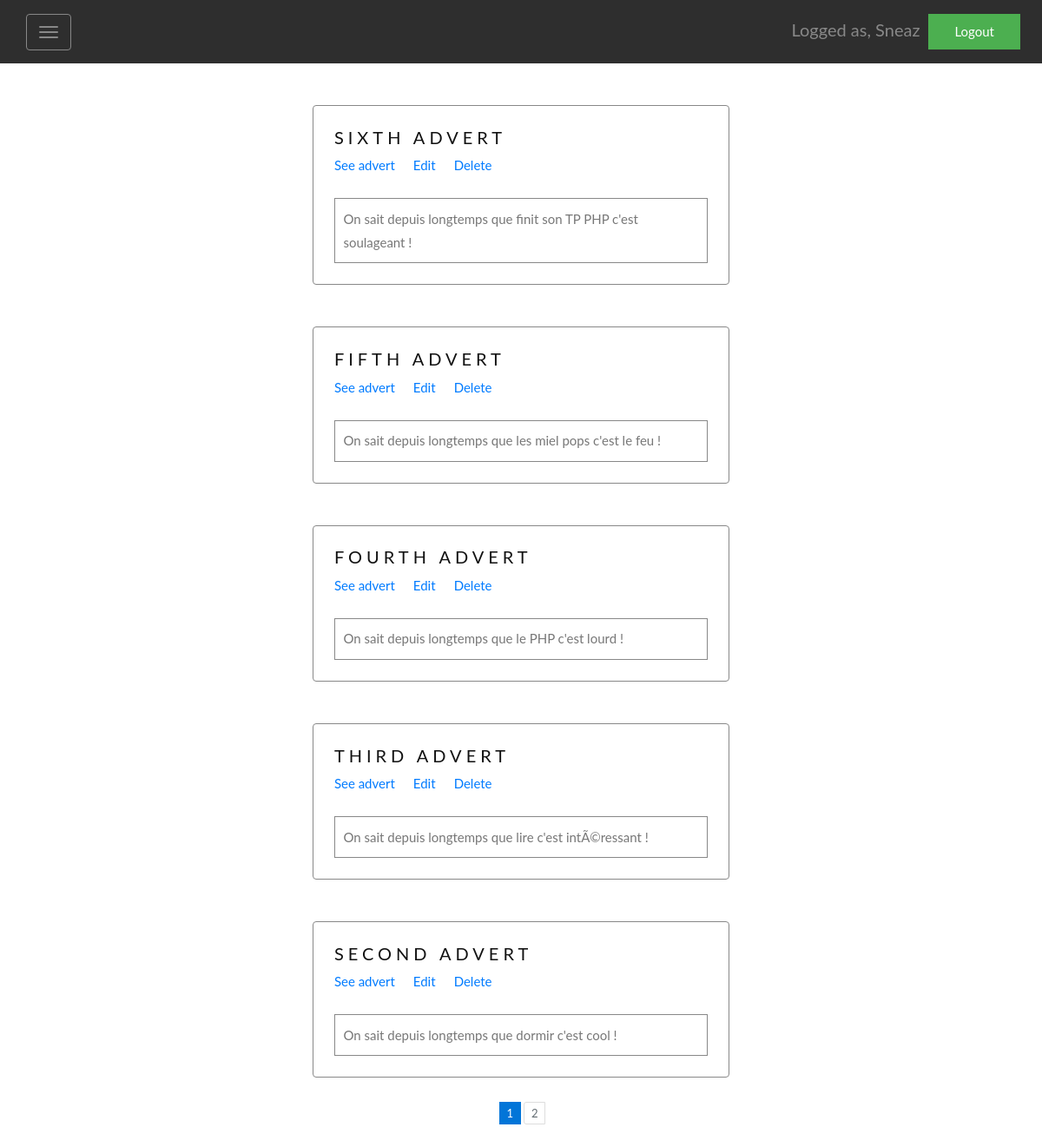
The page /index.php?article=showAll&page=1 (signed in) on the database its author committed.
### tables this page shows
CREATE TABLE `article` (
  `id` int(11) NOT NULL AUTO_INCREMENT,
  `title` varchar(255) NOT NULL,
  `content` varchar(255) NOT NULL,
  `author` int(11) NOT NULL,
  PRIMARY KEY (`id`),
  KEY `author` (`author`),
  CONSTRAINT `article_ibfk_1` FOREIGN KEY (`author`) REFERENCES `user` (`id`)
);

### src/controller.php (called while the page is built, shortened)
<?php
	require('function.php');
	$PDO = connexionDB();
	if (isset($_SESSION["connexion"]))
	{
		if($_GET["article"] == "editOne" || $_GET["article"] == "showOne" && isset($_GET["id"]) && !empty($_GET["id"])) {
			$myadvert = viewAdvert($PDO, $_GET["id"]);
		} else if($_GET["article"] == "showAll" && isset($_GET['page'])) {
			$advertPerPage=5;
			$pages=ceil(countAdvert($PDO)/$advertPerPage);
	     	$actualPage=intval($_GET['page']);
			$pagePosition=($actualPage-1)*$advertPerPage;
			$myArrayAdvert = showAdvertByPage($PDO, $pagePosition, $advertPerPage);
		} else if ($_GET["article"] == "deleteOne" && isset($_GET["id"]) && !empty($_GET["id"])) {
			deleteAdvert($PDO, $_GET["id"]);
		} else if ($_GET["advertEdit"] == "true") {
			editAdvert($PDO, $_GET["titleAdvertEdit"], $_GET["contentAdvertEdit"], $_GET["id"]);
		}
	}

### src/function.php (called while the page is built, shortened)
<?php
	function countAdvert(object $pdo) {
	 	$query = 'SELECT COUNT(*) AS allAdvert FROM article';
	 	$statement = $pdo->prepare($query);
	 	$statement->execute();
	 	$row = $statement->fetch(PDO::FETCH_ASSOC);
	 	$pagination = $row['allAdvert'];
	 	return $pagination;
	}
	function showAdvertByPage(object $pdo, int $firstEntry, int $advertByPage)
	{
		$count=0;
		$query = 'SELECT * FROM article ORDER BY id DESC LIMIT '.$firstEntry.', '.$advertByPage.'';
		$statement = $pdo->prepare($query);
		$statement->execute();
		while($row = $statement->fetch(PDO::FETCH_ASSOC))
		{
	     	$myArrayAdvert[$count] = $row;
	     	$count++;
		}
		return $myArrayAdvert;
	}

### src/articles.php (the view)
<?php   if($_GET["article"] == "editOne" && $myadvert != false){ ?>
            <div class="article">
                <form method="GET">
                    <input type="text" name="id" value="<?= $myadvert['id']; ?>" hidden>
                    <div class="title articlepart">
                        <h1 style="text-align: center;">Edit advert</h1>
                        <label for="titleAdvertEdit"><b>Titre</b></label>
                        <input type="text" placeholder="<?= $myadvert['title']; ?>" name="titleAdvertEdit" class="formConnexion">
                    </div>
                    <div class="content articlepart">
                        <label for="contentAdvertEdit"><b>Content</b></label>
                        <input type="text" placeholder="<?= $myadvert['content']; ?>" name="contentAdvertEdit" class="formConnexion">
                    </div>
                    <div class="container1" style="background-color:#f1f1f1">
                        <button type="submit" name="advertEdit" class="cancelbtn" value="true">Edit</button>
                    </div>
                </form>
            </div>
<?php   }else if($_GET["article"] == "showAll" && $myArrayAdvert != false) { ?>
<?php       foreach ($myArrayAdvert as $advert): ?>
                <div class="article">
                    <div class="title articlepart">
                        <h3><?= $advert['title']; ?></h3>
                        <a href="index.php?article=showOne&id=<?= $advert['id']; ?>">See advert</a>
                        <a href="index.php?article=editOne&id=<?= $advert['id']; ?>" style="margin-left:4%;">Edit</a>
                        <a href="index.php?article=deleteOne&id=<?= $advert['id']; ?>" style="margin-left:4%;">Delete</a>
                    </div>
                    <div class="content articlepart">
                        <?= $advert['content']; ?>
                    </div>
                </div>
<?php       endforeach; ?>
        <ul>
<?php       for($i=1; $i<=$pages; $i++)
            {
                if($i==$actualPage)
                {
?>
                    <li class="current"><?= $i; ?></li>
<?php           }
                else
                {
?>
                    <li><a class="page" href="index.php?article=showAll&page=<?= $i; ?>"><?= $i; ?></a></li>
<?php           }
            }
?>      </ul>
<?php   } else if(isset($_GET["id"]) && isset($_GET["titleAdvertEdit"]) && isset($_GET["contentAdvertEdit"]) && isset($_GET["advertEdit"])) { ?>
            <div class="article">
                <div class="title articlepart">
                    <a href="index.php?article=showAll&page=1" style="margin-left:4%;">Back</a>
                    <h3 style='color:red; text-align: center; margin-top:5%; width:70%; margin-left:15%;'>Your advert has been updated !</h3>
                </div>
            </div>
<?php   } else if($_GET["article"] == "deleteOne" && isset($_GET["id"])) { ?>
            <div class="article">
                <div class="title articlepart">
                    <a href="index.php?article=showAll&page=1" style="margin-left:4%;">Back</a>
                    <h3 style='color:red; text-align: center; margin-top:5%; width:70%; margin-left:15%;'>Your advert has been deleted !</h3>
                </div>
            </div>
<?php   } else if($_GET["article"] == "showOne" && isset($_GET["id"])) { ?>
                <div class="article">
                    <div class="title articlepart">
                        <h3><?= $myadvert['title']; ?></h3>
                    </div>
                    <div class="content articlepart" style="position:relative">
                        <?= $myadvert['content']; ?>
                        <?= "<div style=\"font-size:10px;float:right; position:absolute;bottom:0;right:5px;\">Character count : ".strlen($myadvert['content'])."</div>"; ?>
                    </div>
<?php               if ($myArrayComment != false) { ?>
                        <div class="container1" style="background-color:#ebebe0">
                            <h3>Comment</h3>
<?php                       foreach ($myArrayComment as $comment): ?>
                                <div class="title articlepart">
                                    <h5>De : <?= $comment['username']; ?></h5>
                                </div>
                                <div class="content articlepart">
                                    <?= $comment['content']; ?>
                                    <?= "<div style=\"font-size:10px;float:right; bottom:0;\">Character count : ".strlen($comment['content'])."</div>"; ?>
                                </div>
                                <hr/>
<?php                   endforeach; ?>
                        </div>
<?php                    } ?>
                    <div class="container1" style="background-color:#f1f1f1">
                        <form method="POST">
                            <div class="title articlepart">
                                <h3>Add Comment</h3>
                                <input type="text" name="id" value="<?= $myadvert['id']; ?>" hidden>
                                <label for="advertCommentUser"><b>Username</b></label>
                                <input type="text" name="advertCommentUser" class="formConnexion">
                                <label for="advertCommentContent"><b>Content</b></label>
                                <input type="text" name="advertCommentContent" class="formConnexion">
                                <button type="submit" name="advertComment" class="cancelbtn" value="true">Post</button>
                            </div>
                        </form>
                    </div>
                </div>
        <?php } else if (!empty($_GET["article"])) { ?>
            <div class="article">
                <div class="title articlepart">
                    <h3 style='color:red; text-align: center;'>No Advert</h3>
                </div>
            </div>
<?php   } ?>

### src/index.php (shortened to what this page needs)
<!DOCTYPE html>
<html>
	<head>
		<link rel="stylesheet" href="https://stackpath.bootstrapcdn.com/bootstrap/4.2.1/css/bootstrap.min.css">
		<link rel="stylesheet" href="css/style.css">
	</head>
	<body>
		<?php require_once('controller.php'); ?>
			<nav class="navbar menuBar">
				<?php
					if (isset($_SESSION["connexion"])) {
						include('header.php');
				?>
					<div class="identifier">
						<div class="logMsg">
							<?= "Logged as, ".$_SESSION["connexion"] ?>
						</div>
						<button onclick="Nav('logout')" class="btnLogin">Logout</button>
					</div>
		    	<?php } ?>
	    	</nav>
	    	<?php
	    	if(isset($_SESSION["connexion"])) {
	    		include('articles.php');
	    	}
	    	?>
	</body>
</html>

### src/header.php (shortened to what this page needs)
<button type="button" class="navbar-toggle collapsed" onclick="openNav()">
	<span class="icon-bar"></span>
	<span class="icon-bar"></span>
	<span class="icon-bar"></span>
</button>

### src/css/style.css (style rules this page uses)
body, html { margin: 0; font: 400 15px/1.8 "Lato", sans-serif; color: #777; background-image: url("../img/background.jpg"); background-attachment: fixed; background-size: cover; width: 100%; height:100%; position: relative; min-height: 620px; background-repeat: no-repeat; }
button:not(.navbar-toggle) { color: white; border: none; cursor: pointer; }
h3 { letter-spacing: 5px; text-transform: uppercase; font: 20px "Lato", sans-serif; color: #111; }
ul { padding-left: 0; list-style: none; border-radius: .25rem; display: inline-block; margin: 1.75em; margin-left: 48%; }
li { display: inline-block; list-style: none; }
.page { line-height: 1.25; position: relative; display: block; border: 1px solid #ddd; padding: .25rem .5rem; font-size: .875rem; color: #636c72; background-color: #fff; border-color: #ddd; border-bottom-left-radius: .2rem; border-top-left-radius: .2rem; }
.current { z-index: 2; color: #fff; background-color: #0275d8; padding: .25rem .5rem; font-size: .875rem; margin-left: -1px; line-height: 1.25; position: relative; border: 1px solid #0275d8; }
.btnLogin { float:right; margin-right:2%; padding: 7px 30px; margin: 8px 10px; background-color: #4CAF50; display:inline-block; }
.menuBar { width:100%; background-color: #2e2e2e; }
.navbar-toggle { position: relative; float: left; padding: 9px 10px; margin-top: 8px; margin-left : 15px; margin-bottom: 8px; background-color: transparent; background-image: none; border: 1px solid transparent; border-radius: 4px; border-color: #888; cursor:pointer; }
.navbar-toggle .icon-bar { display: block; width: 22px; height: 2px; margin: 4px; border-radius: 1px; background-color: #888; }
.identifier { color:#888; }
.logMsg { position:relative; font-size:20px; padding-top:3%; display:inline-block; }
.article { margin-left:30%; border: 1px solid transparent; border-radius: 4px; border-color: #888; position:relative; margin-top:4%; width:40%; background-color:white; }
.articlepart { position:relative; }
.title { margin:5%; }
.content { padding:2%; margin-right:5%; margin-left:5%; margin-bottom:5%; border: 1px solid transparent; border-color: #888; }

### rows shown on the page
article: title "SIXTH ADVERT", content "On sait depuis longtemps que finit son TP PHP c'est soulageant !"
article: title "FIFTH ADVERT", content "On sait depuis longtemps que les miel pops c'est le feu !"
article: title "FOURTH ADVERT", content "On sait depuis longtemps que le PHP c'est lourd !"
article: title "THIRD ADVERT", content "On sait depuis longtemps que lire c'est intÃ©ressant !"
article: title "SECOND ADVERT", content "On sait depuis longtemps que dormir c'est cool !"

### other values the page prints
$_SESSION["connexion"] "Sneaz"
